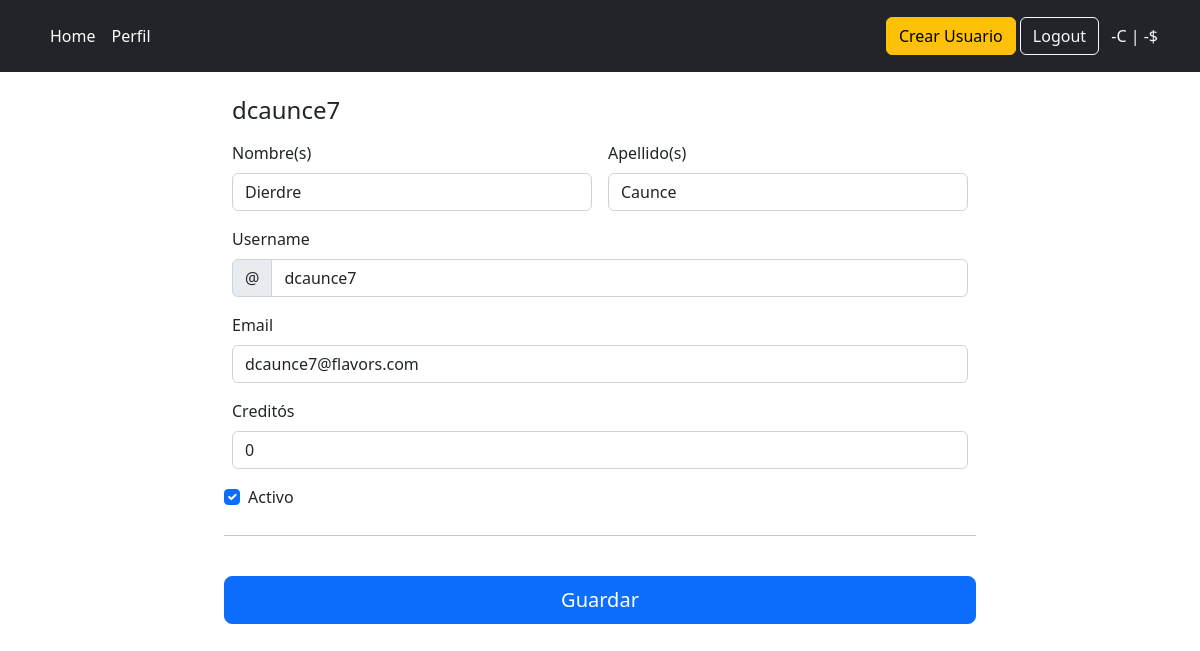
Page /edit/dcaunce7/ (signed in) on the committed database.
### user/models.py (models this page shows, shortened)
class User(AbstractBaseUser, PermissionsMixin):
	username = models.CharField(
		verbose_name="usuario",
		max_length=30,
		unique=True
	)
	email = models.EmailField(
		verbose_name="e-mail",
		max_length=255,
		unique=True
	)
	first_name = models.CharField(
		verbose_name="nombre(s)",
		max_length=50,
	)
	last_name = models.CharField(
		verbose_name="apellido(s)",
		max_length=50,
	)
	credits = models.PositiveIntegerField(
		verbose_name='créditos',
		default=0
	)
	is_active = models.BooleanField(
		verbose_name="activo",
		default=True
	)
	date_joined = models.DateTimeField(
		verbose_name='date joined',
		auto_now_add=True
	)
	registred_by = models.ForeignKey(
		to=Usr,
		on_delete=models.SET_NULL,
		related_name="registred_users",
		null=True,
		blank=True
	)
	type = models.PositiveBigIntegerField(
		choices=(
			(1, 'Superusuario'),
			(2, 'Administrador'),
			(3, 'Distribuidor'),
			(4, 'Cliente'),
		)
	)
	objects = UserManager()
	USERNAME_FIELD = "username"
	REQUIRED_FIELDS = ["email", "first_name", "last_name", "type"]
	class Meta:
		permissions = (
			("manage_users", "puede acceder a las vistas de gestión de usuarios"),
			("change_credits", "puede cambiar creditós de los usuarios"),
		)
	@property
	def is_superuser(self):
		if self.type == 1:
			return True
		else:
			return False

### user/views.py (the view, shortened to what this page needs)
# urls.py: path("edit/<str:username>/", view=views.Edit.as_view(), name='edit'),
@method_decorator(login_required(login_url="/login/"), name="dispatch")
@method_decorator(permission_required("user.manage_users", login_url="/profile/"), name="dispatch")
class Edit(View):
	def get(self, request, username):
		user = get_object_or_404(User, username=username)
		values = {
			"firstName_value": user.first_name,
			"lastName_value": user.last_name,
			"username_value": user.username,
			"email_value": user.email,
			"is_active": user.is_active,
			"credits_value": user.credits,
			"registred_by_value": user.registred_by,
		}
		return render (
			request=request,
			template_name="user/edit.html",
			context={
			**values
			}
		)

### user/templates/user/edit.html (shortened to what this page needs)
{% extends "core/base.html" %}
{% block content %}
	{% include "shared/header.html" %}
	<div class="container">
		<main>
			<div class="row d-flex justify-content-center mt-4">
			<div class="col-md-7 col-lg-8">
				<h4 class="mb-3">{{ username_value }}</h4>
					<form novalidate="" method="POST"> {% csrf_token %}
						<div class="row g-3">
							<div class="col-sm-6">
								<label for="firstName" class="form-label">Nombre(s)</label>
								<input
									type="text"
									class="form-control {% if firstName %}is-invalid{% endif %}"
									id="firstName"
									name="firstName"
									placeholder=""
									value="{{ firstName_value }}"
									required=""
									{% if registred_by_value != request.user %}readonly{% endif %}
								>
							</div>
							<div class="col-sm-6">
								<label for="lastName" class="form-label">Apellido(s)</label>
								<input
									type="text"
									class="form-control {% if lastName %}is-invalid{% endif %}"
									id="lastName"
									name="lastName"
									placeholder=""
									value="{{ lastName_value }}"
									required=""
									{% if registred_by_value != request.user %}readonly{% endif %}
								>
							</div>
							<div class="col-12">
								<label for="username" class="form-label">Username</label>
								<div class="input-group has-validation">
									<span class="input-group-text">@</span>
										<input
											type="text"
											class="form-control {% if username %}is-invalid{% endif %}"
											id="username"
											name="username"
											placeholder="Username"
											value="{{ username_value }}"
											required=""
											{% if registred_by_value != request.user %}readonly{% endif %}
										>
								</div>
							</div>
							<div class="col-12">
								<label for="email" class="form-label">Email</label>
								<input
									type="email"
									class="form-control {% if email %}is-invalid{% endif %}"
									id="email"
									name="email"
									placeholder="tu@example.com"
									value="{{ email_value }}"
									{% if registred_by_value != request.user %}readonly{% endif %}
								>
							</div>
							<div class="col-12">
								<label for="credits" class="form-label">Creditós</label>
								<input
									type="numero"
									class="form-control {% if credits %}is-invalid{% endif %}"
									id="credits"
									name="credits"
									value="{{ credits_value }}"
									{% if not perms.user.change_credits %}readonly{% endif %}
								>
							</div>
							<div class="form-check">
								<input
									class="form-check-input"
									type="checkbox"
									name="is_active"
									id="is_active"
									{% if is_active %}checked{% endif %}
								>
								<label class="form-check-label" for="is_active">
									Activo
								</label>
							</div>
					<hr class="my-4">
						<button class="w-100 btn btn-primary btn-lg" type="submit">Guardar</button>
					</form>
				</div>
			</div>
		</main>
	</div>
{% endblock content %}

### rows in the picture
User: username "dcaunce7", firstName "Dierdre", lastName "Caunce", email "dcaunce7@flavors.com"
